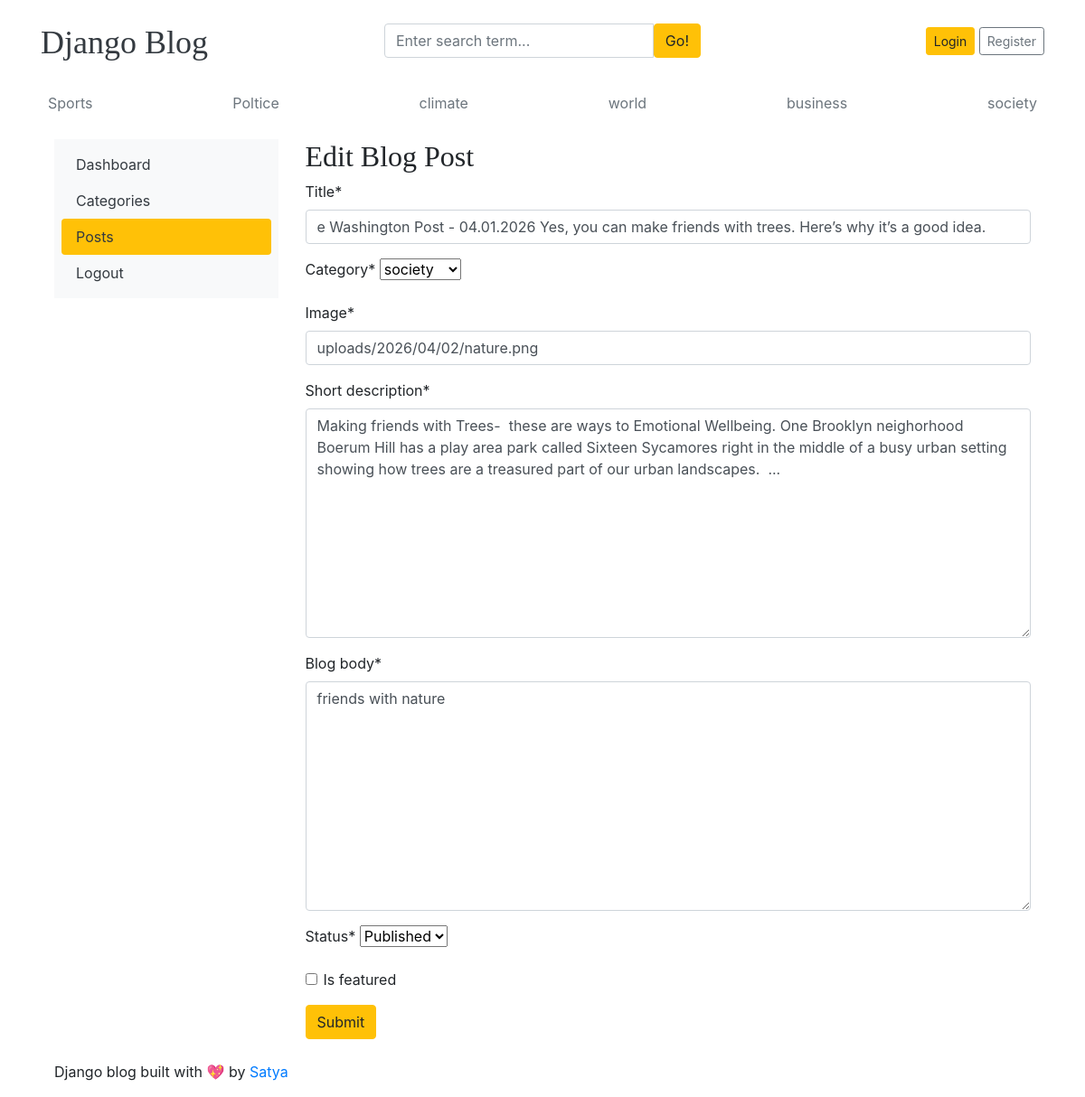
Before: /dashboard/posts/edit/6/ with the older database file.
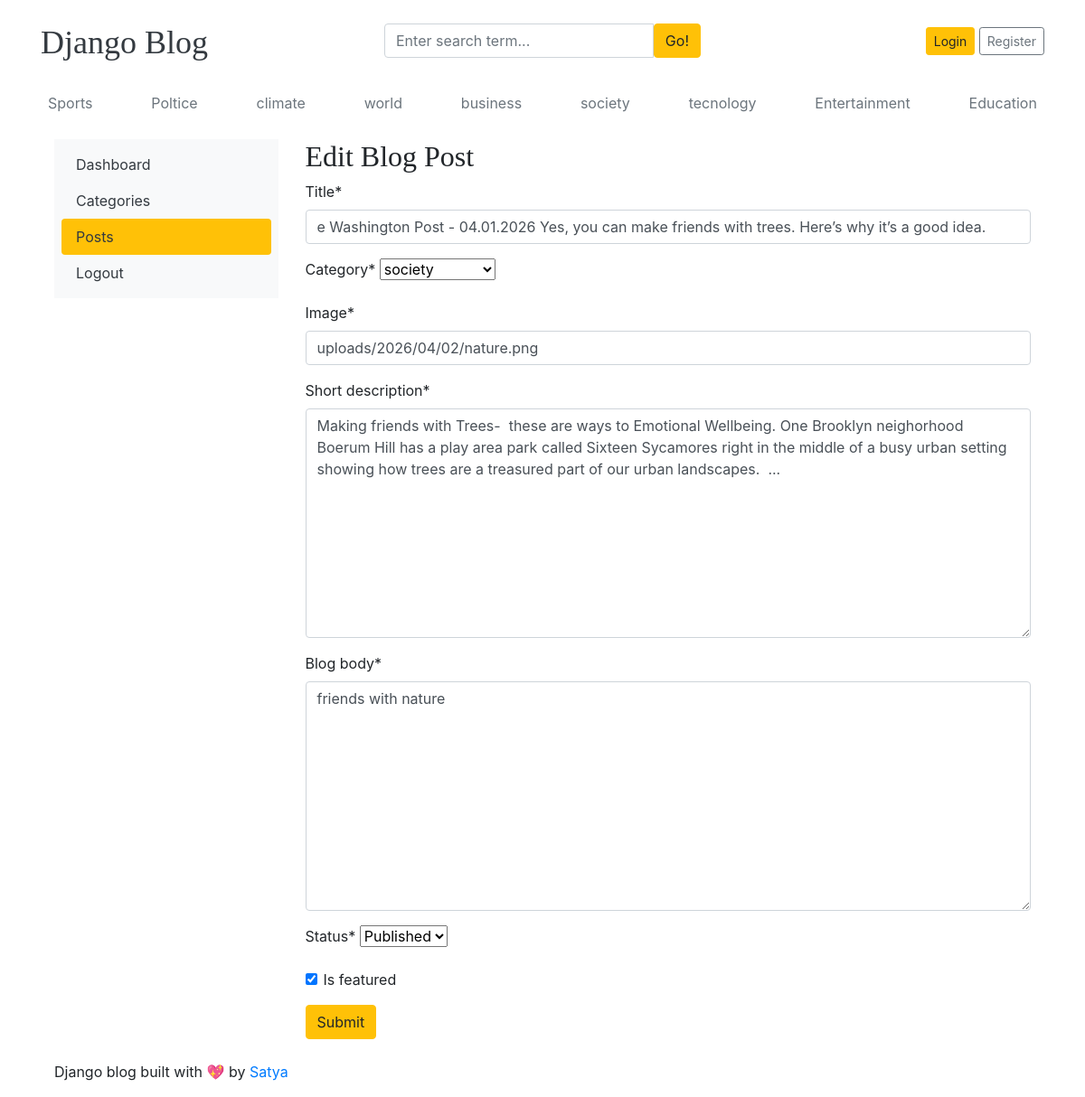
After: the same page with the newer database file.
### blogs/models.py (models this page shows, shortened)
class Category(models.Model):
    category_name = models.CharField(max_length=50, unique=True)
    created_at = models.DateTimeField(auto_now_add=True)
    updated_at = models.DateTimeField(auto_now=True)
    class Meta:
        verbose_name_plural = 'categories'
    def __str__(self):
        return self.category_name

class Blog(models.Model):
    title = models.CharField(max_length=100)
    slug = models.SlugField(max_length=150, unique=True, blank=True)
    category = models.ForeignKey(Category, on_delete=models.CASCADE)
    author = models.ForeignKey(User, on_delete=models.CASCADE)
    featured_image = CloudinaryField('image')
    short_description = models.TextField(max_length=500)
    blog_body = models.TextField(max_length=2000)
    status = models.CharField(max_length=100, choices=STATUS_CHOICES, default="draft")
    is_featured = models.BooleanField(default=False)
    created_at = models.DateTimeField(auto_now_add=True)
    updated_at = models.DateTimeField(auto_now=True)

### dashboards/views.py (the view, shortened to what this page needs)
# urls.py: path('posts/edit/<int:pk>/', views.edit_post, name='edit_post'),
def edit_post(request,pk):
    post = get_object_or_404(Blog, pk=pk)
    form = BlogPostForm(instance=post)
    context={
        'form':form,
        'post':post,
    }
    return render(request,'dashboard/edit_post.html',context)

### dashboards/forms.py
class BlogPostForm(forms.ModelForm):
    class Meta:
        model = Blog
        fields =('title','category','featured_image','short_description','blog_body','status','is_featured')

### blogs/context_processors.py (called while the page is built)
def get_categories(request):
    categories = Category.objects.all()
    return dict(categories=categories)

def get_social_links(request):
    social_links = SocialLink.objects.all()
    return dict(social_links=social_links)

### templates/dashboard/edit_post.html (shortened to what this page needs)
{% extends "base.html" %}
{% block content%}
{% load crispy_forms_tags %}
<div class="row">
 {% include 'dashboard/sidebar.html'%}
     <div class="col-md-9">
        <h2>Edit Blog Post</h2>
        <form  action="{% url 'edit_post' post.id%}" method="POST" enctype="multipart/form-data" >
        {{form | crispy}}
        <button type="submit" class="btn btn-warning">Submit</button>
        </form>
        <br>
     </div>
{% endblock %}

### templates/base.html (shortened to what this page needs)
{% load static %}
<!DOCTYPE html>
<html lang="en">
<head>
    <link href="https://getbootstrap.com/docs/4.0/dist/css/bootstrap.min.css" rel="stylesheet">
    <link href="{% static 'css/blog.css' %}" rel="stylesheet">
    <link rel="stylesheet" href="https://cdnjs.cloudflare.com/ajax/libs/font-awesome/4.7.0/css/font-awesome.min.css">
  </head>
<body>
    <div class="container">
      <header class="blog-header py-3">
        <div class="row flex-nowrap justify-content-between align-items-center">
          <div class="col-4 pt-1">
            <a class="blog-header-logo text-dark" href="/">Django Blog</a>
          </div>
          <div class="col-4">
            <form action="{% url 'search' %}" method="GET">
              <div class="input-group">
                <input class="form-control" type="text" name="keyword" value="{{ keyword }}" placeholder="Enter search term..." aria-label="Enter search term..." aria-describedby="button-search" />
                <button type="submit" class="btn btn-warning" id="button-search" type="button">Go!</button>
            </div>
            </form>
          </div>
          <div class="col-4 d-flex justify-content-end align-items-center">
            {% if not user.is_authenticated %}
            <a class="btn btn-sm btn-warning" href="{% url 'login' %}">Login</a> &nbsp;
            <a class="btn btn-sm btn-outline-secondary" href="{% url 'register' %}">Register</a>
            {% else %}
            <span><a href="{% url 'dashboard' %}">Dashboard</a></span>
            &emsp;
            <span><a href="{% url 'logout' %}">Logout</a></span>
            {% endif %}
          </div>
        </div>
      </header>
      <div class="nav-scroller py-1 mb-2">
        <nav class="nav d-flex justify-content-between">
          {% for cat in categories %}
          <a class="p-2 text-muted" href="{% url 'posts_by_category' cat.id %}">{{ cat.category_name }}</a>
          {% endfor %}
        </nav>
      </div>
<div class="container mt-3">
    {% block content %}
    {% endblock %}
</div>
<footer class="blog-footer">
    <p>Django blog built with 💖 by <a href="#">Satya</a></p>
  </footer>
  </body>
  </html>

Changed rows visible on the page:
added Category: category_name "tecnology"
added Category: category_name "Entertainment"
added Category: category_name "Education"
changed Blog "society": is_featured "☐" → "☑"
